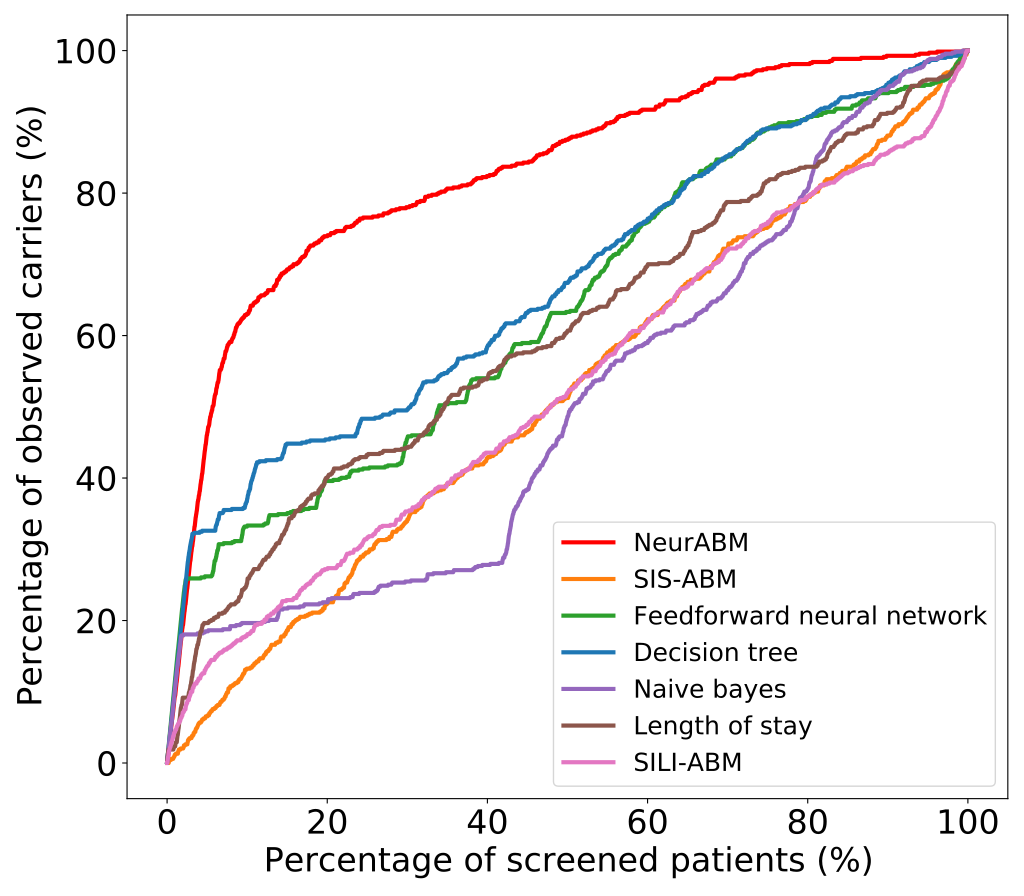

Generate this figure with Python:
import matplotlib.pyplot as plt
import numpy as np
import pickle

if __name__ == '__main__':

    with open('data/NeurABM.pkl', 'rb') as pkl:
        NeurABM = pickle.load(pkl)

    with open('data/SIS-ABM.pkl', 'rb') as pkl:
        SIS = pickle.load(pkl)

    with open('data/NN.pkl', 'rb') as pkl:
        NN = pickle.load(pkl)

    with open('data/Tree.pkl', 'rb') as pkl:
        Tree = pickle.load(pkl)

    with open('data/NB.pkl', 'rb') as pkl:
        NB = pickle.load(pkl)

    with open('data/Stay.pkl', 'rb') as pkl:
        Stay = pickle.load(pkl)
            
    with open('data/SILI-ABM.pkl', 'rb') as pkl:
        SILI = pickle.load(pkl)

    Data = [NeurABM,SIS,NN,Tree,NB,Stay,SILI]
    
    Method = ['NeurABM','SIS-ABM','Feedforward neural network','Decision tree','Naive bayes','Length of stay','SILI-ABM']

    plt.figure(figsize=(10.24,8.96))

    for i in range(len(Method)):
        if i == 0:
            plt.plot(Data[i]['x'], Data[i]['y'], color='red', linewidth=3, label=str(Method[i]))
        elif i == 3:
            plt.plot(Data[i]['x'], Data[i]['y'], color='C0', linewidth=3, label=str(Method[i]))
        else:
            plt.plot(Data[i]['x'], Data[i]['y'], color='C'+str(i), linewidth=3, label=str(Method[i]))
      
    plt.xlabel('Percentage of screened patients (%)',fontsize=24)
    plt.ylabel('Percentage of observed carriers (%)',fontsize=24)
    plt.xticks([0,0.2,0.4,0.6,0.8,1],[0,20,40,60,80,100],fontsize=24)
    plt.yticks([0,0.2,0.4,0.6,0.8,1],[0,20,40,60,80,100],fontsize=24)
    plt.legend(loc=4,fontsize=18)

    plt.tight_layout()
    plt.savefig('Figure4.pdf')
